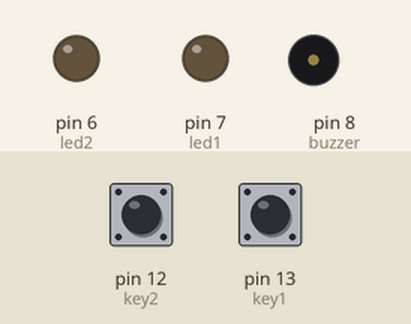
Recording of a sketch running on a simulated Arduino Uno, built with avr-gcc and run on an emulated ATmega328P. Shown: output pins drawn as LEDs (lit = HIGH), buzzer (waves = sounding, pin HIGH). Dashed ring = blinking. Inputs (shaded band) come from the test bench; at power-on: pin 13 (key1) LOW, pin 12 (key2) LOW.

Above: at 1.2 s.
1.3 s: pin 13 (key1) pulled HIGH for 0.15 s
At 1.5 s:
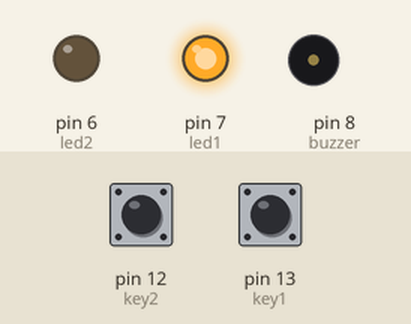
3.1 s: pin 12 (key2) pulled HIGH for 1 s
At 3.45 s:
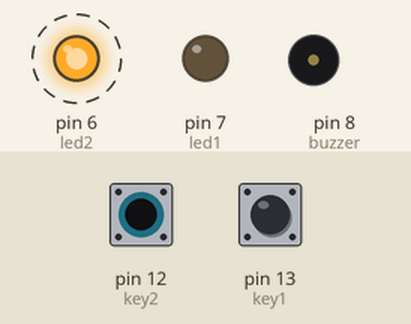
6.1 s: pin 12 (key2) pulled HIGH for 3.2 s
At 9.7 s:
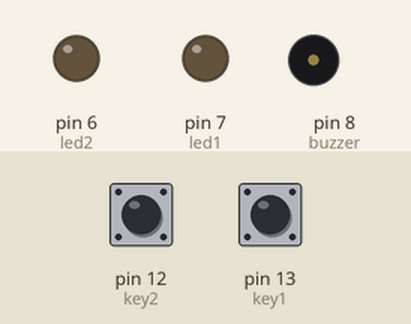
10.8 s: pin 13 (key1) pulled HIGH for 3.2 s
At 11.15 s:
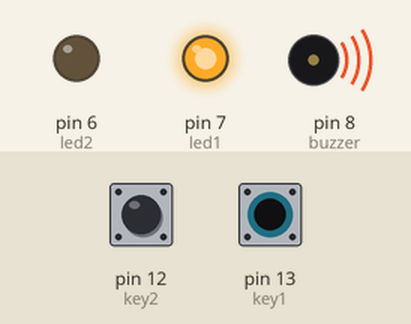
15.5 s: pin 12 (key2) driven HIGH and pin 13 (key1) driven HIGH
At 15.75 s:
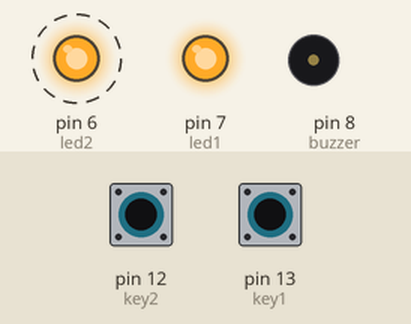
Timing chart, 0 to 19.5 s (numbered marks = the images above; inputs shaded):
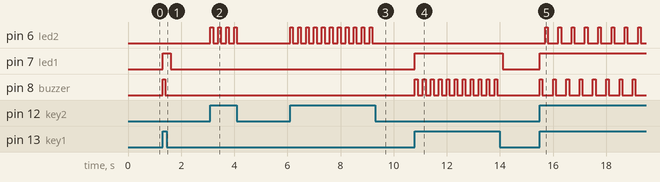

Measured:
- after the input at 1.3 s, pin 7 (led1): LOW → HIGH at once, → LOW 0.30 s later; pin 8 (buzzer): LOW → HIGH at once, → LOW 0.10 s later
- after the input at 3.1 s, pin 6 (led2): alternates HIGH for 0.10 s and LOW for 0.20 s, 8 changes in all, then stays LOW, starting at once
- after the input at 6.1 s, pin 6 (led2): alternates HIGH for 0.10 s and LOW for 0.20 s, 22 changes in all, then stays LOW, starting at once
- after the input at 10.8 s, pin 7 (led1): LOW → HIGH at once, → LOW 3.3 s later; pin 8 (buzzer): alternates HIGH for 0.10 s and LOW for 0.20 s, 22 changes in all, then stays LOW, starting at once
- after the input at 15.5 s, pin 6 (led2): alternates HIGH for 0.10 s and LOW for 0.40 s, starting after 0.20 s; pin 7 (led1): LOW → HIGH at once; pin 8 (buzzer): alternates HIGH for 0.10 s and LOW for 0.40 s, starting at once

The sketch:

LED_blink_exercise2.ino
```cpp
int led1=7;
int led2=6;
int key1=13;
int key2=12;
int buzzer=8;
void setup() {

  pinMode(led1,OUTPUT);
  pinMode(led2,OUTPUT);
  pinMode(key1,INPUT);
  pinMode(key2,INPUT);
  pinMode(buzzer, OUTPUT);// put your setup code here, to run once:

}

void loop() {
  if(digitalRead(key1)==HIGH){
  digitalWrite(led1,HIGH);
  digitalWrite(buzzer, HIGH);
  delay(100);
  digitalWrite(buzzer,LOW);
  delay(100);
  }
  else
  digitalWrite(led1,LOW);


  if(digitalRead(key2)==HIGH){
  digitalWrite(led2,HIGH);
  delay(100);
  digitalWrite(led2,LOW);
  delay(100);
  }
  else
  digitalWrite(led2,LOW);

  delay(100);
  // put your main code here, to run repeatedly:

}
```
